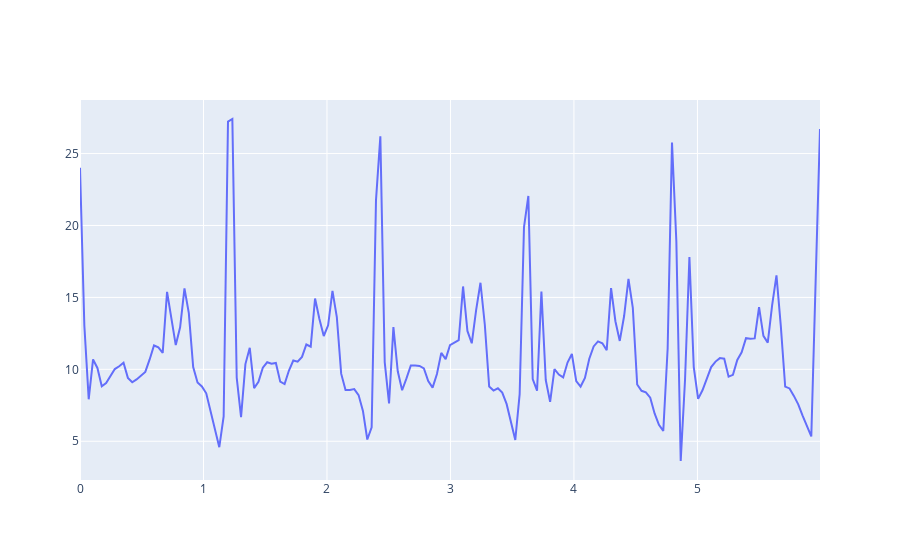

Source (notebook cell):
### Code cell
fig = go.Figure()
fig.add_scatter(x = t, y = x_acc, mode='lines', name='Sum squares')
fig.show()

### Figure 1 — Plotly figure (JSON) as saved in the notebook; plotly's stock layout.template omitted (floating-point values rounded to 4 significant figures; data arrays with more than 128 entries replaced by an {"elided": "..."} marker saying what was removed)
{"data": [{"mode": "lines", "name": "Sum squares", "type": "scatter", "x": {"elided": "171 float values"}, "y": {"elided": "171 float values"}}], "layout": {}}
